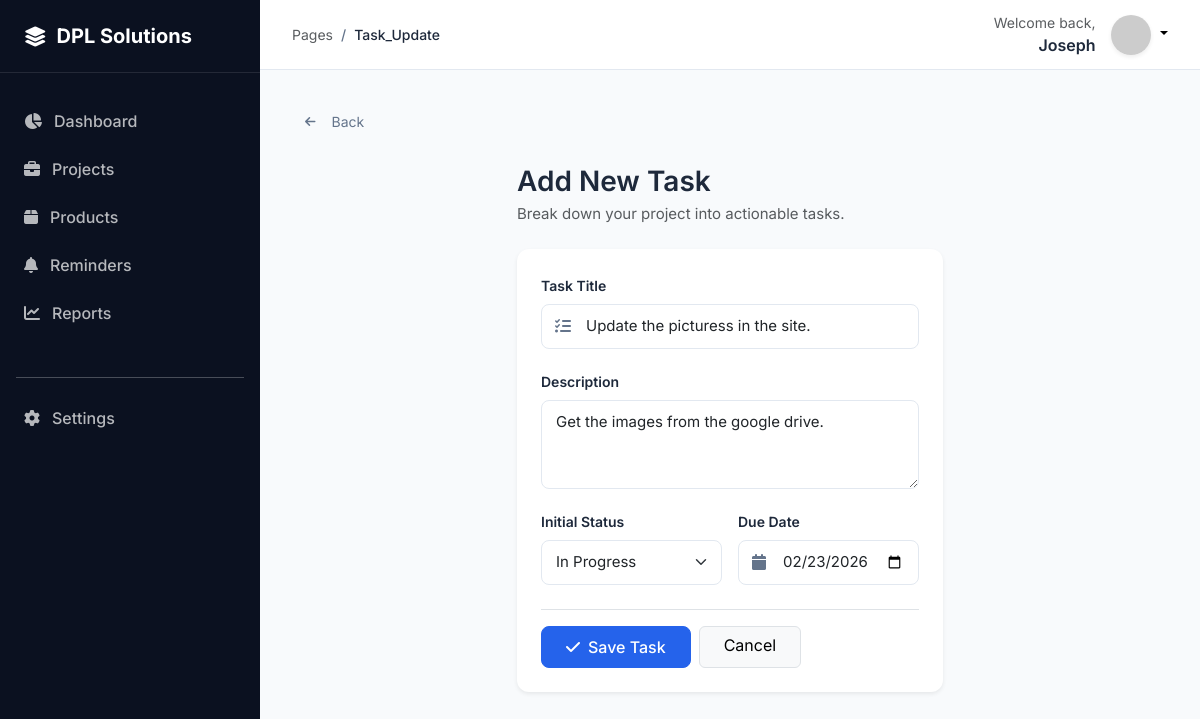
The app's page /tasks/1/update/ (signed in) with its own data.
### projects/models.py (models this page shows, shortened)
class Task(models.Model):
    STATUS_CHOICES = [
        ('TODO', 'To Do'),
        ('IN_PROGRESS', 'In Progress'),
        ('DONE', 'Done'),
    ]
    project = models.ForeignKey(Project, on_delete=models.CASCADE, related_name='tasks')
    title = models.CharField(max_length=255)
    description = models.TextField(blank=True, null=True)
    status = models.CharField(max_length=20, choices=STATUS_CHOICES, default='TODO')
    due_date = models.DateField(blank=True, null=True)
    created_at = models.DateTimeField(auto_now_add=True)
    updated_at = models.DateTimeField(auto_now=True)

### projects/views.py (the view, shortened to what this page needs)
# urls.py: path('tasks/<int:pk>/update/', views.TaskUpdateView.as_view(), name='task_update'),
class TaskUpdateView(LoginRequiredMixin, SuccessMessageMixin, UpdateView):
    model = Task
    fields = ['title', 'description', 'status', 'due_date']
    template_name = 'projects/task_form.html'
    success_message = "Task updated."
    def get_queryset(self):
        return Task.objects.filter(project__owner=self.request.user)

### projects/templates/projects/task_form.html (shortened to what this page needs)
{% extends 'base.html' %}
{% block content %}
<div class="d-flex align-items-center mb-4">
    <a href="javascript:history.back()" class="btn-back">
        <i class="fas fa-arrow-left me-2"></i>Back
    </a>
</div>
<div class="row justify-content-center">
    <div class="col-lg-6">
        <div class="page-header mb-4">
            <h1 class="h3 mb-1">Add New Task</h1>
            <p class="text-muted mb-0">Break down your project into actionable tasks.</p>
        </div>
        <div class="card border-0 shadow-sm">
            <div class="card-body p-4">
                <form method="post" novalidate>
                    <div class="form-group">
                        <label for="id_title" class="form-label fw-semibold">Task Title</label>
                        <div class="input-icon-wrapper">
                            <i class="fas fa-tasks input-icon"></i>
                            <input type="text" name="title" id="id_title" class="form-control {% if form.title.errors %}is-invalid{% endif %}" placeholder="e.g. Design homepage layout" value="{{ form.title.value|default:'' }}" required>
                        </div>
                    </div>
                    <div class="form-group">
                        <label for="id_description" class="form-label fw-semibold">Description</label>
                        <textarea name="description" id="id_description" class="form-control {% if form.description.errors %}is-invalid{% endif %}" rows="3" placeholder="Add any additional details or notes...">{{ form.description.value|default:'' }}</textarea>
                    </div>
                    <div class="row g-3">
                        <div class="col-md-6">
                            <label for="id_status" class="form-label fw-semibold">Initial Status</label>
                            <select name="status" id="id_status" class="form-select {% if form.status.errors %}is-invalid{% endif %}">
                                <option value="IN_PROGRESS" {% if form.status.value == 'IN_PROGRESS' %}selected{% endif %}>In Progress</option>
                            </select>
                        </div>
                        <div class="col-md-6">
                            <label for="id_due_date" class="form-label fw-semibold">Due Date</label>
                            <div class="input-icon-wrapper">
                                <i class="fas fa-calendar input-icon"></i>
                                <input type="date" name="due_date" id="id_due_date" class="form-control {% if form.due_date.errors %}is-invalid{% endif %}" value="{{ form.due_date.value|date:'Y-m-d'|default:'' }}">
                            </div>
                        </div>
                    </div>
                    <div class="mt-4 pt-3 border-top d-flex gap-2">
                        <button type="submit" class="btn btn-primary px-4">
                            <i class="fas fa-check me-2"></i>Save Task
                        </button>
                        <a href="javascript:history.back()" class="btn btn-light border px-4">
                            Cancel
                        </a>
                    </div>
                </form>
            </div>
        </div>
    </div>
</div>
{% endblock %}

### templates/base.html (shortened to what this page needs)
<!DOCTYPE html>
<html lang="en">
<head>
    <link href="https://cdn.jsdelivr.net/npm/bootstrap@5.3.0/dist/css/bootstrap.min.css" rel="stylesheet">
    <link rel="stylesheet" href="https://cdnjs.cloudflare.com/ajax/libs/font-awesome/6.4.0/css/all.min.css">
</head>
<body>
    <aside class="sidebar" id="sidebar">
        <div class="sidebar-header">
            <i class="fas fa-layer-group fa-lg"></i>
            <h5 class="mb-0 fw-bold">DPL Solutions</h5>
        </div>
        <div class="py-4">
            <a href="{% url 'dashboard' %}" class="nav-link {% if request.resolver_match.url_name == 'dashboard' %}active{% endif %}">
                <i class="fas fa-chart-pie"></i> Dashboard
            </a>
            <a href="{% url 'project_list' %}" class="nav-link {% if 'project' in request.resolver_match.url_name %}active{% endif %}">
                <i class="fas fa-briefcase"></i> Projects
            </a>
            <a href="{% url 'product_list' %}" class="nav-link {% if 'product' in request.resolver_match.url_name %}active{% endif %}">
                <i class="fas fa-box"></i> Products
            </a>
            <a href="{% url 'reminder_list' %}" class="nav-link {% if 'reminder' in request.resolver_match.url_name %}active{% endif %}">
                <i class="fas fa-bell"></i> Reminders
            </a>
            <a href="{% url 'reports_dashboard' %}" class="nav-link {% if 'reports' in request.resolver_match.url_name %}active{% endif %}">
                <i class="fas fa-chart-line"></i> Reports
            </a>
            <div class="mt-auto pt-4">
                <hr class="mx-3 opacity-10">
                <a href="{% url 'settings' %}" class="nav-link {% if request.resolver_match.url_name == 'settings' %}active{% endif %}">
                    <i class="fas fa-cog"></i> Settings
                </a>
            </div>
        </div>
    </aside>
    <div class="main-wrapper">
        <header>
            <div class="d-flex align-items-center">
                <nav aria-label="breadcrumb">
                    <ol class="breadcrumb mb-0">
                        <li class="breadcrumb-item text-muted">Pages</li>
                        <li class="breadcrumb-item active fw-medium">{{ request.resolver_match.url_name|title }}</li>
                    </ol>
                </nav>
            </div>
            <div class="d-flex align-items-center gap-3">
                <div class="text-end d-none d-md-block">
                    <small class="text-muted d-block">Welcome back,</small>
                    <span class="fw-semibold">{{ user.username }}</span>
                </div>
                <div class="dropdown">
                    <a href="#" class="d-block link-body-emphasis text-decoration-none dropdown-toggle" data-bs-toggle="dropdown">
                        <img src="https://ui-avatars.com/api/?name={{ user.username }}&background=2563EB&color=fff" width="40" height="40" class="rounded-circle shadow-sm">
                    </a>
                </div>
            </div>
        </header>
        <main class="content-area page-fade">
            {% block content %}{% endblock %}
        </main>
    </div>
</body>
</html>

### templates/base.html (style rules this page uses)
:root { --dpl-navy: #0B1120; --dpl-blue: #2563EB; --dpl-blue-light: #EFF6FF; --dpl-sidebar-width: 260px; --dpl-header-height: 70px; --dpl-bg: #F8FAFC; --dpl-border: #E2E8F0; --dpl-text-dark: #1E293B; --dpl-text-muted: #64748B; }
body { font-family: 'Inter', sans-serif; background-color: var(--dpl-bg); color: var(--dpl-text-dark); min-height: 100vh; overflow-x: hidden; }
.sidebar { width: var(--dpl-sidebar-width); background-color: var(--dpl-navy); color: white; position: fixed; height: 100vh; z-index: 1000; transition: all 0.3s; }
.sidebar-header { padding: 1.5rem; border-bottom: 1px solid rgba(255, 255, 255, 0.1); display: flex; align-items: center; gap: 10px; }
.nav-link { padding: 0.75rem 1.5rem; color: rgba(255, 255, 255, 0.7); display: flex; align-items: center; gap: 12px; text-decoration: none; transition: all 0.2s; font-weight: 500; }
.main-wrapper { margin-left: var(--dpl-sidebar-width); transition: all 0.3s; }
header { height: var(--dpl-header-height); background: white; border-bottom: 1px solid var(--dpl-border); display: flex; align-items: center; justify-content: space-between; padding: 0 2rem; position: sticky; top: 0; z-index: 900; }
.content-area { padding: 2rem; }
.card { border: 1px solid var(--dpl-border); border-radius: 12px; box-shadow: 0 1px 3px rgba(0,0,0,0.05); margin-bottom: 1.5rem; }
.btn-primary { background-color: var(--dpl-blue); border-color: var(--dpl-blue); border-radius: 8px; font-weight: 500; padding: 0.5rem 1.25rem; transition: all 0.2s ease; }
.btn { transition: all 0.2s ease; }
.form-control, .form-select { border: 1px solid var(--dpl-border); border-radius: 8px; padding: 0.625rem 0.875rem; font-size: 0.9375rem; transition: all 0.2s ease; background-color: #fff; }
.form-control::placeholder { color: var(--dpl-text-muted); opacity: 0.7; }
.form-label { font-weight: 500; font-size: 0.875rem; color: var(--dpl-text-dark); margin-bottom: 0.5rem; }
.form-group { margin-bottom: 1.25rem; }
.input-icon-wrapper { position: relative; }
.input-icon-wrapper .form-control { padding-left: 2.75rem; }
.input-icon-wrapper .input-icon { position: absolute; left: 0.875rem; top: 50%; transform: translateY(-50%); color: var(--dpl-text-muted); z-index: 3; }
.breadcrumb { font-size: 0.875rem; }
.breadcrumb-item + .breadcrumb-item::before { content: "/"; color: var(--dpl-text-muted); }
.breadcrumb-item.active { color: var(--dpl-text-dark); font-weight: 500; }
.page-header { margin-bottom: 1.5rem; }
.page-header h1, .page-header h2 { font-weight: 600; color: var(--dpl-text-dark); }
.page-header p { color: var(--dpl-text-muted); font-size: 0.9375rem; margin-bottom: 0; }
.btn-back { display: inline-flex; align-items: center; gap: 0.5rem; color: var(--dpl-text-muted); text-decoration: none; font-size: 0.875rem; padding: 0.5rem 0.75rem; border-radius: 8px; transition: all 0.2s; background: transparent; border: 1px solid transparent; }
.btn-back i { font-size: 0.75rem; }
.card { transition: box-shadow 0.2s ease, transform 0.2s ease; }
.page-fade { animation: pageFadeIn 0.3s ease-out; }
a { transition: color 0.2s ease; }

### records on screen
Task: title "Update the picturess in the site.", description "Get the images from the google drive.", status "In Progress", due_date "02/23/2026"

### other values on screen
{{ request.resolver_match.url_name|title }} "Task_Update"
{{ user.username }} "Joseph"
